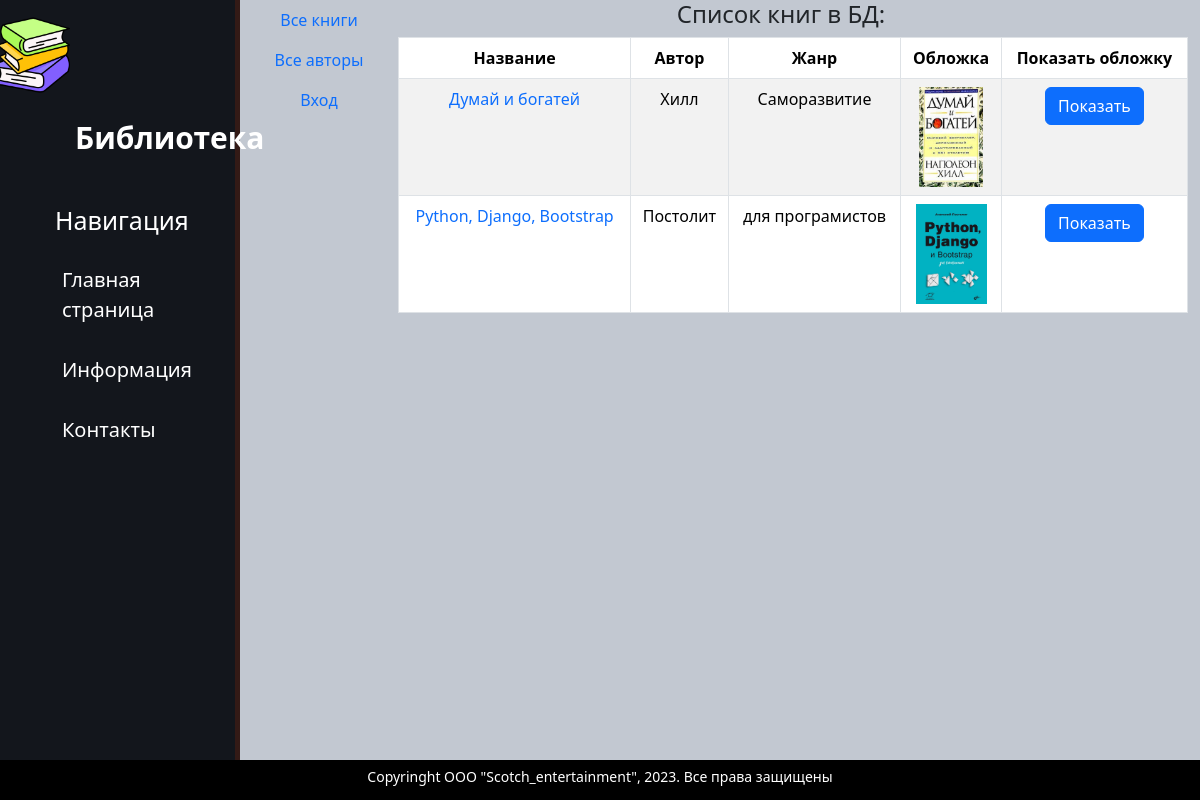
/books/, run on an earlier commit of the app's database.
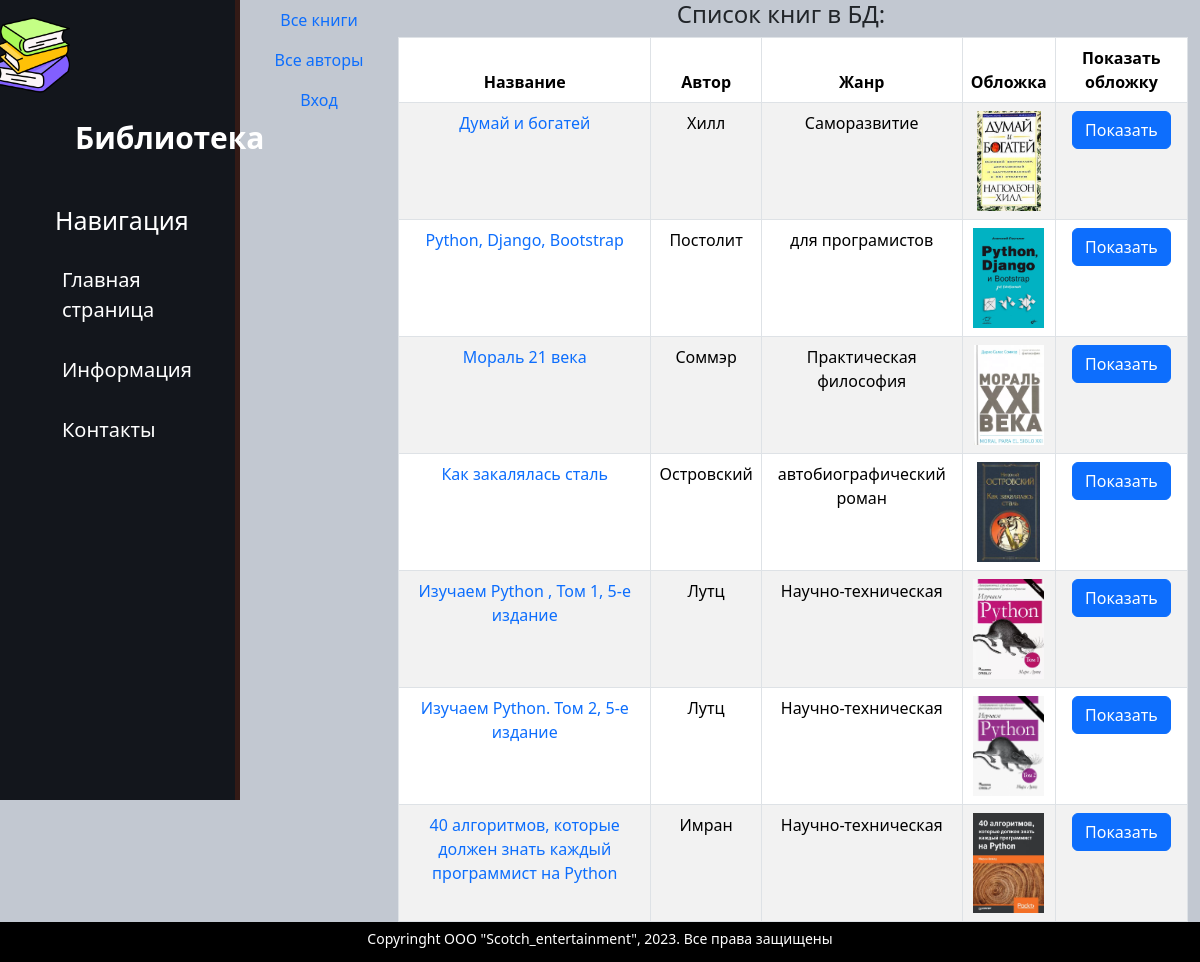
And on a later commit of the database.
### catalog/models.py (models this page shows, shortened)
class Book(models.Model):
    title = models.CharField(max_length=200,
                             help_text="Введите название книги",
                             verbose_name="Название книги")
    genre = models.ForeignKey('Genre',
                              on_delete=models.CASCADE,
                              help_text="Выберите жанр для книги",
                              verbose_name="Жанр книги", null=True)
    language = models.ForeignKey('Language',
                                 on_delete=models.CASCADE,
                                 help_text="Выберите язык книги",
                                 verbose_name="Язык книги", null=True)
    publisher = models.ForeignKey('Publisher',
                                  on_delete=models.CASCADE,
                                  help_text="Выберите издательство",
                                  verbose_name="Издательство", null=True)
    year = models.CharField(max_length=4,
                            help_text="Введите год издания",
                            verbose_name="Год издания")
    author = models.ManyToManyField('Author',
                                    help_text="Выберите автора (авторов",
                                    verbose_name="Автор (авторы) книги")
    summary = models.TextField(max_length=1000,
                               help_text="Введите краткое описание книги",
                               verbose_name="Аннотация книги")
    isbn = models.CharField(max_length=13,
                            help_text="Должно содержать 13 символов",
                            verbose_name="ISBN книги")
    price = models.DecimalField(decimal_places=2, max_digits=7,
                                help_text="Введите цену книги",
                                verbose_name="Цена (руб.)")
    photo = models.ImageField(upload_to='images',
                              help_text="Введите изображение обложки",
                              verbose_name="Изображение обложки")
    def display_author(self):
        return ', '.join([author.last_name for author in self.author.all()])
    display_author.short_description = "Авторы"

class Author(models.Model):
    first_name = models.CharField(max_length=100,
                                  help_text="Введите имя автора",
                                  verbose_name="Имя автора")
    last_name = models.CharField(max_length=100,
                                 help_text="Введите фамилию автора",
                                 verbose_name="Фамилия автора")
    date_of_birth = models.DateField(
        help_text="Введите дату рождения",
        verbose_name="Дата рождения",
        null=True, blank=True)
    about = models.TextField(help_text="Введите сведения об авторе",
                             verbose_name="Сведения об авторе")
    photo = models.ImageField(upload_to='images',
                              help_text="Введите фото автора",
                              verbose_name="Фото автора",
                              null=True, blank=True)

class Genre(models.Model):
    name = models.CharField(max_length=200,
                            help_text="Введите жанр книги",
                            verbose_name="Жанр книги")
    def __str__(self):
        return self.name

### catalog/views.py (the view)
# urls.py: path('books/', views.BookListView.as_view(), name='books'),
class BookListView(ListView):
    model = Book
    context_object_name = 'books'
    paginate_by = 7

### templates/catalog/book_list.html
{% extends "catalog/base.html" %}
{% block content %}
    <div class="row text-center text-#19b7e3 lh-2">
        <h4> Список книг в БД: </h4>
    </div>
    {% if books %}
    <table class="table table-striped table-bordered table-start">
        <thead>
            <tr>
                <th> Название </th>
                <th> Автор </th>
                <th> Жанр </th>
                <th> Обложка </th>
                <th> Показать обложку </th>
            </tr>
        </thead>
        <tbody>
            {% for book in books %}
                <tr>
                    <td><a href="{{ book.id }}">{{ book.title }} </a></td>
                    <td>{{ book.display_author }}</td>
                    <td>{{ book.genre }}</td>
                    <td><img src="{{ book.photo.url }}" alt="connect" style="max-height:100px"></td>
                    <td><a href="{{ book.photo.url }}" class="btn btn-primary" target="_blank"> Показать </a></td>
                </tr>
            {% endfor %}
        </tbody>
    </table>
    {% else %}
        <p> В базе данных нет книг </p>
    {% endif %}
{% endblock %}

### templates/catalog/base.html (shortened to what this page needs)
<!DOCTYPE html>
<html lang="en">
<head>
    {% load static %}
    <link rel="stylesheet" href="https://cdn.jsdelivr.net/npm/bootstrap@5.3.2/dist/css/bootstrap.min.css">
    <link rel="stylesheet" href="{% static 'catalog/css/catalog.css' %}">
</head>
<body>
    <aside>
        <img src="{% static 'catalog/img/1.png' %}" alt="Лого">
        <span class="logo">Библиотека</span>
        <h3>Навигация</h3>
        <ul>
            <a href="{% url 'index' %}"><li>Главная страница</li></a>
            <a href="{% url 'about' %}"><li>Информация</са></li></a>
            <a href="{% url 'contact' %}"><li>Контакты</li></a>
        </ul>
    </aside>
    <div class="container-fluid">
        <div class="row text-center text-#19b7e3">
            <div class="col-2">
                {% block sidebar %}
                <nav class="nav flex-column ">
                    <a class="nav-link" href="{% url 'books' %}"> Все книги </a>
                    <a class="nav-link" href="{% url 'authors-list' %}"> Все авторы </a>
                    {% if user.is_authenticated %}
                    <a class="nav-link" href="{% url 'logout' %}?next={{ request.path }}"> Выход </a>
                    <div> Вошел: {{ user.get_username }}</div>
                    <a class="nav-link"
                       href="{% url 'edit_authors' %}"> Редактор авторов </a>
                    <a class="nav-link"
                       href="{% url 'edit_books' %}">Редактор книг</a>
                    {% else %}
                    <a class="nav-link"
                       href="{% url 'login' %}?next-{{ request.path }}"> Вход </a>
                    {% endif %}
                </nav>
                {% endblock sidebar %}
            </div>
            <div class="col-10" >
                <div class="row text-center text-#19b7e3">
                    {% block content %}
                    {% endblock content %}
                    <div class="paginator">
                        <span class="step-links">{% if page_obj.paginator.num_pages > 1 %}
                            <span class="current">
                            </span>
                            {% if page_obj.has_next %}
                            <a href="?page={{ page_obj.next_page_number }}"> Следующая </a>
                            <a href="?page={{ page_obj.paginator.num_pages }}"> Предыдущая &raquo;</a>
                            {% endif %}{% endif %}
                        </span>
                    </div>
                </div>
            </div>
        </div>
    </div>
    <footer>
        <div class="container-fluid">
            <div class="row bg-black text-center text-white small lh-sm pt my-2">
                {% block footer %}
                <p>Copyringht ООО "Scotch_entertainment", 2023. Все права защищены</p>
                {% endblock footer %}
            </div>
        </div>
    </footer>
</body>
</html>

### static/catalog/css/catalog.css (style rules this page uses)
body { background: #c2c8d1; }
aside { float: left; background: #13161c; width: 20%; padding: 2.5%; height: 100vh; color: #fff; border-right: 5px solid #331a16; }
aside img { width: 80px; float: left; margin-left: -40px; position: relative; top: -15px; }
aside .logo { font-size: 30px; margin-left: 45px; font-weight: bold; position: relative; top: 5px; }
aside h3 { margin-top: 50px; font-size: 25px; margin-left: 25px; }
aside ul { list-style: none }
aside ul li { color: #fff; display: block; margin-top: 30px; font-size: 20px; transition: all 0.6s ease; }
footer { position: absolute; bottom: 0; width: 100%; height: 40px; background: black; }

### templates/catalog/base.html (style rules this page uses)
a { text-decoration: none; }

What changed in the data, as far as the page shows it:
added Book: title "Мораль 21 века", display_author "Соммэр", genre "Практическая философия", photo (picture)
added Book: title "Как закалялась сталь", display_author "Островский", genre "автобиографический роман", photo (picture)
added Book: title "Изучаем Python , Том 1, 5-е издание", display_author "Лутц", genre "Научно-техническая", photo (picture)
added Book: title "Изучаем Python. Том 2, 5-е издание", display_author "Лутц", genre "Научно-техническая", photo (picture)
added Book: title "40 алгоритмов, которые должен знать каждый программист на Python", display_author "Имран", genre "Научно-техническая", photo (picture)
